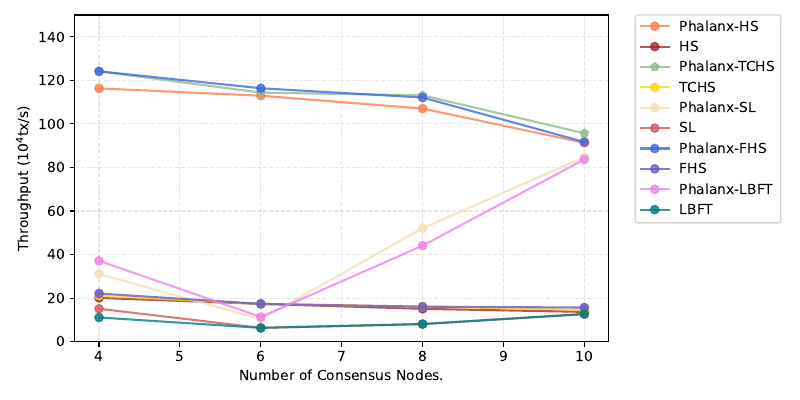

Python code for this plot:
import matplotlib.pyplot as plt

bsize = [
    ('Phalanx-HS', [
        (4, 116.31),
        (6, 112.94),
        (8, 107.04),
        (10, 91.3),
    ], '-o', 'coral'),
    ('HS', [
        (4, 20.1294),
        (6, 17.3645),
        (8, 15.1018),
        (10, 13.7026),
    ], '-o', 'brown'),
    ('Phalanx-TCHS', [
        (4, 124.1294),
        (6, 114.3645),
        (8, 113.1018),
        (10, 95.7026),
    ], '-p', 'darkseagreen'),
    ('TCHS', [
        (4, 21.1294),
        (6, 17.3645),
        (8, 16.1018),
        (10, 14.7026),
    ], '-o', 'gold'),
    ('Phalanx-SL', [
        (4, 31.1294),
        (6, 10.3645),
        (8, 52.1018),
        (10, 84.7026),
    ], '-o', 'wheat'),
    ('SL', [
        (4, 15.1294),
        (6, 6.3645),
        (8, 8.1018),
        (10, 12.7026),
    ], '-o', 'indianred'),
    ('Phalanx-FHS', [
        (4, 124.1294),
        (6, 116.3645),
        (8, 112.1018),
        (10, 91.7026),
    ], '-o', 'royalblue'),
    ('FHS', [
        (4, 22.1294),
        (6, 17.3645),
        (8, 16.1018),
        (10, 15.7026),
    ], '-o', 'slateblue'),
    ('Phalanx-LBFT', [
        (4, 37.1294),
        (6, 11.3645),
        (8, 44.1018),
        (10, 83.7026),
    ], '-o', 'violet'),
    ('LBFT', [
        (4, 11.1294),
        (6, 6.3645),
        (8, 8.1018),
        (10, 12.7026),
    ], '-o', 'teal'),
]


def do_plot():
    f = plt.figure(1, figsize=(8, 4))
    plt.clf()
    ax = f.add_subplot(1, 1, 1)
    for name, entries, style, color in bsize:
        throughput = []
        replica_no = []
        for c, t in entries:
            throughput.append(t)
            replica_no.append(c)
        ax.plot(replica_no, throughput, style, color=color, label='%s' % name, markersize=6, alpha=0.8)
    plt.legend(loc=2, bbox_to_anchor=(1.05, 1.0), borderaxespad=0.)
    plt.grid(linestyle='--', alpha=0.3)
    plt.ylim([0, 150])
    plt.ylabel('Throughput ($10^4$tx/s)')
    plt.xlabel('Number of Consensus Nodes.')
    plt.tight_layout()
    plt.savefig('multi_evaluation.pdf', format='pdf')
    plt.show()


if __name__ == '__main__':
    do_plot()
